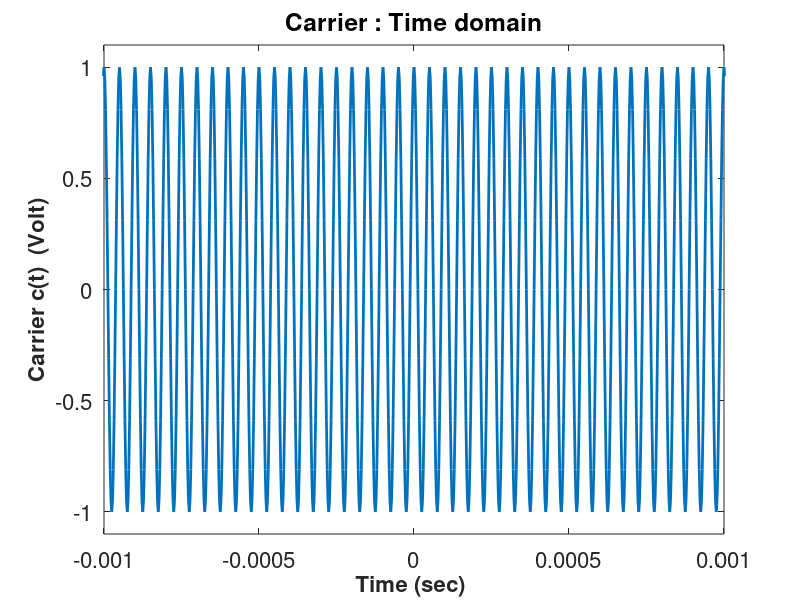
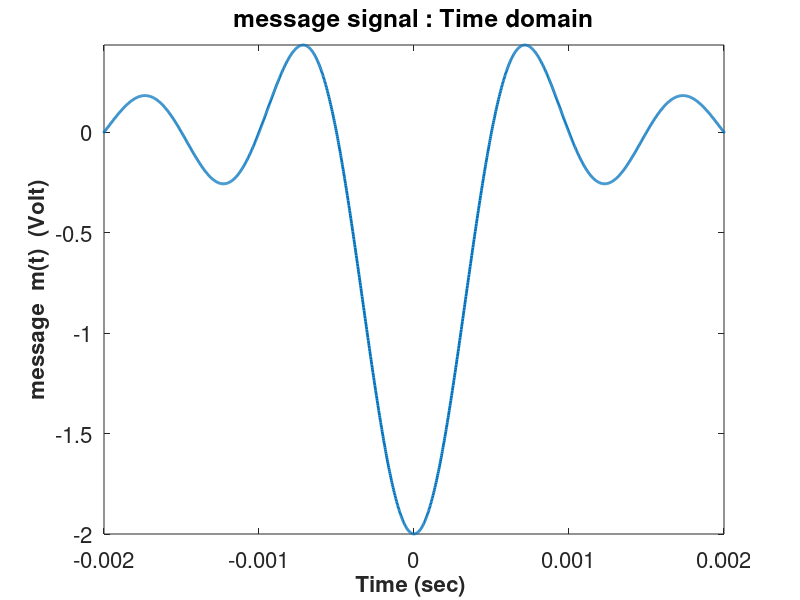
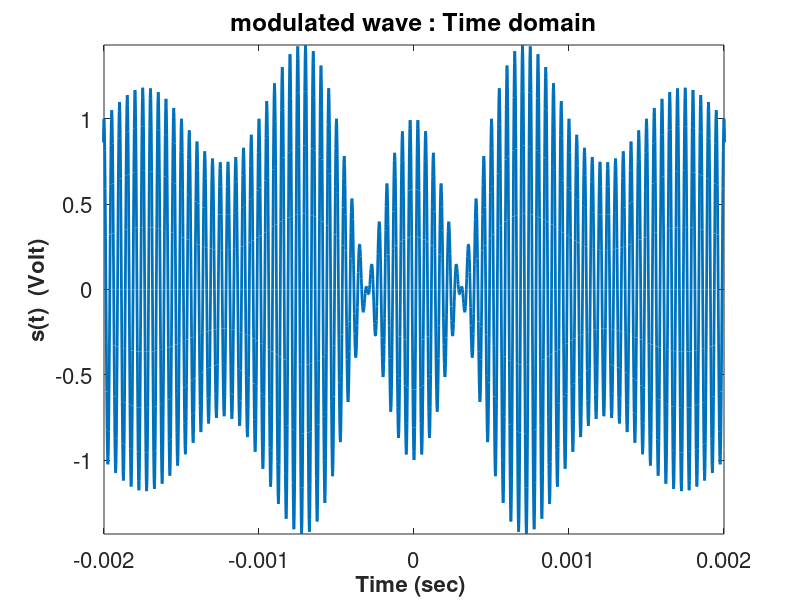
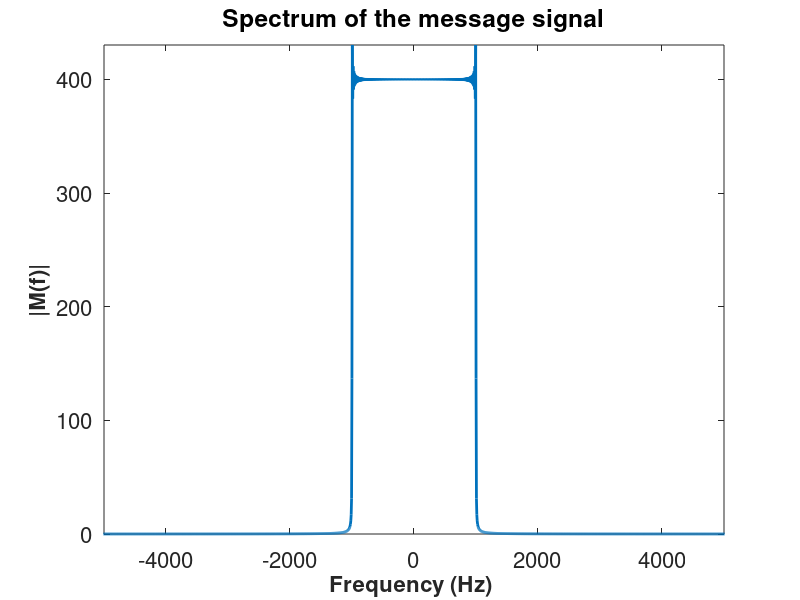

Write MATLAB code to recreate these figures, in order.
clear
hold off
format long e

% time samples
N = 2^16; %No. of FFT samples
sampling_rate = 40e4; %unit Hz
tstep = 1/sampling_rate;
tmax = N*tstep/2;
tmin = -tmax;
tt = tmin:tstep:tmax-tstep;

%freq samples
fmax = sampling_rate/2; 
fmin = -fmax;
fstep = (fmax-fmin)/N;
freq = fmin:fstep:fmax-fstep;

%% Modulation

%carrier
fc=20e3;
Ac = 1;
ct=Ac*cos(2*pi*fc*tt);

%message signal
% Updated value of Am with given value in lab manual
Am=-2;
fm = 1e3;
% Create tm and updated the message signal to the values given in the lab manual
tm = 0.0005;
mt = Am*sinc(tt/tm);

%max of absolute of m(t)
maxmt = max(abs(mt));
%For 200% modulation
ka=2/maxmt;

%AM signal
st = (1+ka*mt).*ct;

% Carrier Signal, Time Domain
figure(1)
Hp1 = plot(tt,ct);
set(Hp1,'LineWidth',2)
Ha = gca;
set(Ha,'Fontsize',16)
Hx=xlabel('Time (sec) ');
set(Hx,'FontWeight','bold','Fontsize',16)
Hx=ylabel('Carrier c(t)  (Volt)');
set(Hx,'FontWeight','bold','Fontsize',16)
title('Carrier : Time domain');
axis([-1e-3 1e-3 -1.1 1.1])
pause(1)

% Message Signal Time domain
figure(2)
Hp1 = plot(tt,mt);
set(Hp1,'LineWidth',2)
Ha = gca;
set(Ha,'Fontsize',16)
Hx=xlabel('Time (sec) ');
set(Hx,'FontWeight','bold','Fontsize',16)
Hx=ylabel('message  m(t)  (Volt)');
set(Hx,'FontWeight','bold','Fontsize',16)
title('message signal : Time domain');
axis([-2e-3 2e-3 min(mt) max(mt)])
pause(1)

% Modulated Signal, Time domain
figure(3)
Hp1 = plot(tt,st);
set(Hp1,'LineWidth',2)
Ha = gca;
set(Ha,'Fontsize',16)
Hx=xlabel('Time (sec) ');
set(Hx,'FontWeight','bold','Fontsize',16)
Hx=ylabel('s(t)  (Volt)');
set(Hx,'FontWeight','bold','Fontsize',16)
title('modulated wave : Time domain');
axis([-2e-3 2e-3 min(st) max(st)])
pause(1)

% Spectrum of Message signal
Mf1 = fft(fftshift(mt));
Mf = fftshift(Mf1);
figure(4)
Hp1=plot(freq,abs(Mf));
set(Hp1,'LineWidth',2)
Ha = gca;
set(Ha,'Fontsize',16)
Hx=xlabel('Frequency (Hz) ');
set(Hx,'FontWeight','bold','Fontsize',16)
Hx=ylabel('|M(f)|');
set(Hx,'FontWeight','bold','Fontsize',16)
title('Spectrum of the message signal');
axis ([-5e3 5e3 0 max(abs(Mf))])
%pause(5)

% Spectrum of Modulated signal
Sf1 = fft(fftshift(st));
Sf = fftshift(Sf1);
figure(5)
Hp1=plot(freq,abs(Sf));
set(Hp1,'LineWidth',2)
Ha = gca;
set(Ha,'Fontsize',16)
Hx=xlabel('Frequency (Hz) ');
set(Hx,'FontWeight','bold','Fontsize',16)
Hx=ylabel('|S(f)|');
set(Hx,'FontWeight','bold','Fontsize',16)
title('Spectrum of the modulated wave');
axis ([-25e3 25e3 0 max(abs(Sf))])
%pause(5)

%% Demodulation

%time constant RC
%This should be optimized to avoid envelope distortion 
% Part 2i
%RC = 1/fc;

% Part 2ii
%RC = 10*tm;

% Part 2iii
%RC = 0.0005;

%RC = 0.5*(1/fc + 1/fm);

%Part 3
RC = 0.5*(tm + 1/fc);


%Envelope detector
yt = st;
n=1;
for t=tt
    if(n > 1)
        if(yt(n-1) > st(n))
            yt0 = yt(n-1);
            %time when C starts discharging
            tc = tt(n-1);
            yt(n) = yt0*exp(-(t-tc)/RC);
        end
    end
    n=n+1;
end
yt(1)=yt(2);


figure(6)
Hp1 = plot(tt,yt);
set(Hp1,'LineWidth',2)
Ha = gca;
set(Ha,'Fontsize',16)
Hx=xlabel('Time (sec) ');
set(Hx,'FontWeight','bold','Fontsize',16)
Hx=ylabel('y(t)  (Volt)');
set(Hx,'FontWeight','bold','Fontsize',16)
title('After the envelope detector');
axis([-2e-3 2e-3 0 1.5])
pause(1)
figure(7)

%DC removal and division by ka
yt1 = (yt - 1)/ka;
Hp1 = plot(tt,yt1,'r',tt,mt,'k');
legend('after DC removal','message signal')
set(Hp1,'LineWidth',2)
Ha = gca;
set(Ha,'Fontsize',16)
Hx=xlabel('Time (sec) ');
set(Hx,'FontWeight','bold','Fontsize',16)
Hx=ylabel('y1(t)  (Volt)');
set(Hx,'FontWeight','bold','Fontsize',16)
title('After the DC removal');
axis([-2e-3 2e-3 min(mt) 1])
%pause

%Low pass filter to remove the ripple
%choose the cutoff frequency of the filter to be slightly higher than
%the highest freq of the message signal
% f0 = 1.1*fm;
% mt1 = rect_filt(yt1,freq,f0);
% figure(8)
% Hp1 = plot(tt,mt1);
% set(Hp1,'LineWidth',2)
% Ha = gca;
% set(Ha,'Fontsize',16)
% Hx=xlabel('Time (sec) ');
% set(Hx,'FontWeight','bold','Fontsize',16)
% Hx=ylabel('m1(t)  (Volt)');
% set(Hx,'FontWeight','bold','Fontsize',16)
% title('After the low pass filter');
% axis([-2e-3 2e-3 min(mt1) max(mt1)])








     
